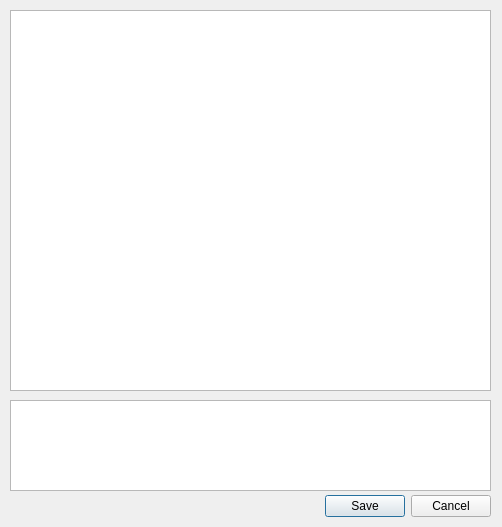
<?xml version="1.0" encoding="UTF-8"?>
<ui version="4.0">
 <class>note_window</class>
 <widget class="QDialog" name="note_window">
  <property name="geometry">
   <rect>
    <x>0</x>
    <y>0</y>
    <width>502</width>
    <height>527</height>
   </rect>
  </property>
  <property name="windowTitle">
   <string>Dialog</string>
  </property>
  <widget class="QDialogButtonBox" name="Save">
   <property name="geometry">
    <rect>
     <x>10</x>
     <y>490</y>
     <width>481</width>
     <height>32</height>
    </rect>
   </property>
   <property name="orientation">
    <enum>Qt::Horizontal</enum>
   </property>
   <property name="standardButtons">
    <set>QDialogButtonBox::Cancel|QDialogButtonBox::Save</set>
   </property>
  </widget>
  <widget class="QListWidget" name="listWidget">
   <property name="geometry">
    <rect>
     <x>10</x>
     <y>400</y>
     <width>481</width>
     <height>91</height>
    </rect>
   </property>
  </widget>
  <widget class="QTextEdit" name="textEdit">
   <property name="geometry">
    <rect>
     <x>10</x>
     <y>10</y>
     <width>481</width>
     <height>381</height>
    </rect>
   </property>
  </widget>
 </widget>
 <resources/>
 <connections>
  <connection>
   <sender>Save</sender>
   <signal>accepted()</signal>
   <receiver>note_window</receiver>
   <slot>accept()</slot>
   <hints>
    <hint type="sourcelabel">
     <x>248</x>
     <y>254</y>
    </hint>
    <hint type="destinationlabel">
     <x>157</x>
     <y>274</y>
    </hint>
   </hints>
  </connection>
  <connection>
   <sender>Save</sender>
   <signal>rejected()</signal>
   <receiver>note_window</receiver>
   <slot>reject()</slot>
   <hints>
    <hint type="sourcelabel">
     <x>316</x>
     <y>260</y>
    </hint>
    <hint type="destinationlabel">
     <x>286</x>
     <y>274</y>
    </hint>
   </hints>
  </connection>
 </connections>
</ui>
